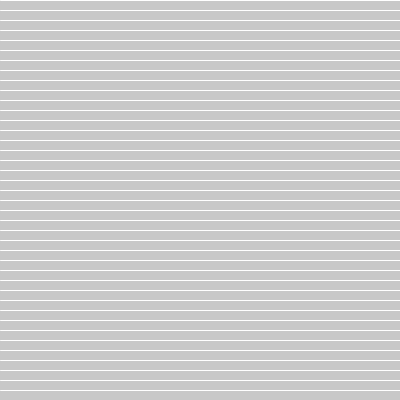
Frame 1 (no input)
Frame 60 (the mouse pressed at the canvas centre just before this capture): identical to frame 1, image omitted
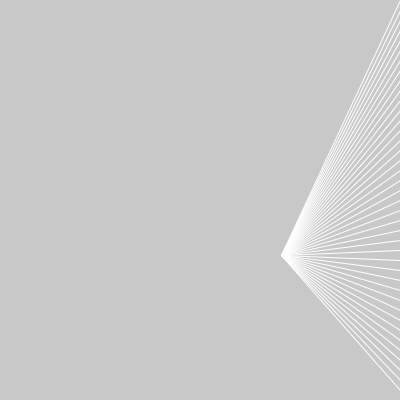
Frame 120 (the mouse held since frame 60 and released just before this capture)

The Processing sketch that drew these frames (run headless with seeded random() and noise(); from frame 60 on, the mouse is pressed at the canvas centre):

// Processing sketch: processing_41341
// ── processing_41341.pde



void setup() {
size(400,400);
smooth();
}


void draw(){
  background(200);
  //line(0,0,width,0);
  //line(0,50,width,50);
  
  
  //ciclio for per creare il primo gruppo di linee
  //interessante effetto moirée
  for (int i=0; i < height; i = i+10) {
  stroke(255);
  line(0,i,width,i);
  }
  
  if (mousePressed) {
    background (200);
  float ranNumberX = random(0,400);
  float ranNumberY = random(0,400);
    //ciclio for per creare il primo gruppo di linee
  //interessante effetto moirée
  for (int i=0; i < height; i = i+10) {
  stroke(255);
  line(ranNumberX,ranNumberY,width,i);
  }
  }
  
  
  
  
  
}
